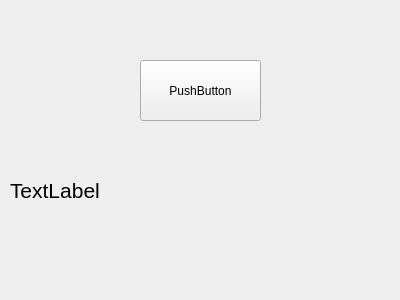
<?xml version="1.0" encoding="UTF-8"?>
<ui version="4.0">
 <class>Widget</class>
 <widget class="QWidget" name="Widget">
  <property name="geometry">
   <rect>
    <x>0</x>
    <y>0</y>
    <width>400</width>
    <height>300</height>
   </rect>
  </property>
  <property name="windowTitle">
   <string>Widget</string>
  </property>
  <widget class="QPushButton" name="pushButton">
   <property name="geometry">
    <rect>
     <x>140</x>
     <y>60</y>
     <width>121</width>
     <height>61</height>
    </rect>
   </property>
   <property name="text">
    <string>PushButton</string>
   </property>
  </widget>
  <widget class="QLabel" name="label">
   <property name="geometry">
    <rect>
     <x>10</x>
     <y>140</y>
     <width>371</width>
     <height>101</height>
    </rect>
   </property>
   <property name="font">
    <font>
     <pointsize>16</pointsize>
    </font>
   </property>
   <property name="text">
    <string>TextLabel</string>
   </property>
  </widget>
 </widget>
 <resources/>
 <connections/>
</ui>
